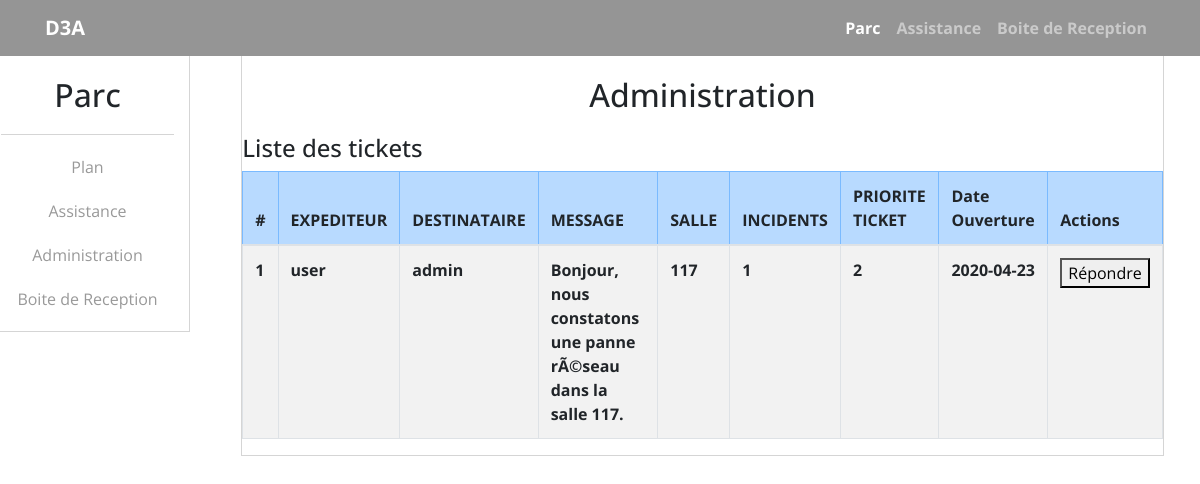
The app's page /php/AdminPage.php with its own data.
### tables this page shows
CREATE TABLE IF NOT EXISTS `d3a_ticket` (
  `id` int(11) NOT NULL PRIMARY KEY AUTO_INCREMENT,
  `expediteur` varchar(255) NOT NULL,
  `destinataire` varchar(255) NOT NULL,
  `message` text NOT NULL,
  `nom_salle` int NOT NULL,
  `incidents` int(255) NOT NULL,
  `priorite_ticket` int(1) NOT NULL,
  `dateOuverture` date NOT NULL,
  CONSTRAINT fk_ticket_salle FOREIGN KEY (`nom_salle`) REFERENCES `d3a_salle` (`idSalle`)
);

### php/AdminPage.php (the view, shortened to what this page needs)
<!DOCTYPE html>
<html lang="fr" dir="ltr">
  <head>
    <link href="../Style/bootstrap/css/bootstrap.min.css" rel="stylesheet">
    <link rel="stylesheet" href="../Style/css/Application_Web.css">
  </head>
  <body>
  <?php
    require('requires_/BDDconnect.php');
  ?>
    <nav class="navbar navbar-expand-lg navbar-dark">
      <div class="container">
        <a class="navbar-brand" href="#">D3A</a>
        <div class="collapse navbar-collapse" id="navbarResponsive">
          <ul class="navbar-nav ml-auto">
            <li class="nav-item active">
              <a class="nav-link" href="Application_Web.php">Parc
              <span class="sr-only">(current)</span></a>
            </li>
            <li class="nav-item">
              <a class="nav-link" href="Assistance.php">Assistance</a>
            </li>
            <li class="nav-item">
              <a class="nav-link" href="BoiteReception.php">Boite de Reception</a>
            </li>
          </ul>
        </div>
      </div>
    </nav>
      <div class="row">
        <div class="col-lg-2 col-md-2 col-sm-3 text-center" id="menu">
          <h2>Parc</h2>
          <div class="sous-menu">
            <ul class="list-group">
              <li class="item">Plan</li>
              <li class="item">Assistance</li>
              <li class="item">Administration</li>
              <li class="item">Boite de Reception</li>
            </ul>
          </div>
        </div>
        <div class="col-lg-9 col-md-9 col-sm-9 mx-auto" id="C-Salle">
            <h2 class="text-center">Administration</h2>
          <div class="row">
              <div class="list-ticket">
                <h4>Liste des tickets</h4>
              </div>
              <?php
          $reqperso = "SELECT * FROM d3a_ticket";
          $reponse = $bdd->query($reqperso);
         echo "
         <table class='table table-striped table-bordered table-hover'>";
         echo "<thead><tr class='table-primary'><th scope='col'>#</th><th scope='col'>EXPEDITEUR</th><th scope='col'>DESTINATAIRE</th><th scope='col'>MESSAGE</th><th scope='col'>SALLE</th><th scope ='col'>INCIDENTS</th><th>PRIORITE TICKET</th><th scope='col'>Date Ouverture</th><th scope='col'>Actions</th></tr></thead>";
         while ($donnees = $reponse->fetch())
         {
            echo "<tr><td>".$donnees['id']."</td><td>".$donnees['expediteur']."</td><td>".$donnees['destinataire']."</td><td>".$donnees['message']."</td><td>".$donnees['nom_salle']."</td><td>".$donnees['incidents']."</td><td>".$donnees['priorite_ticket']."</td><td>".$donnees['dateOuverture']."</td>"."<td><a href='response.php'><button type='button' class='supprimer'>Répondre</button></a></td></tr>";
         }
          echo "</table>";
            ?>
          </div>
        </div>
      </div>
  </body>
</html>

### Style/css/Application_Web.css (style rules this page uses)
body { scroll-behavior: smooth; font-family: "Open Sans", sans-serif; font-weight: bold; }
nav { background: #959595; }
#menu { height: 100%; padding-top: 20px; border: 1px solid #D5D5D5; border-top: none; }
.list-group { font-weight: normal; color: #999999; border-top: 1px solid #D5D5D5; margin-top: 20px; padding-top:20px; }
.item { margin-bottom: 20px; }
#C-Salle { border: 1px solid #D5D5D5; border-top: none; }
#C-Salle h2 { margin-top: 20px; margin-bottom: 20px; }

### records on screen
d3a_ticket: id "1", expediteur "user", destinataire "admin", message "Bonjour, nous constatons une panne rÃ©seau dans la salle 117.", nom_salle "117", incidents "1", priorite_ticket "2", dateOuverture "2020-04-23"
